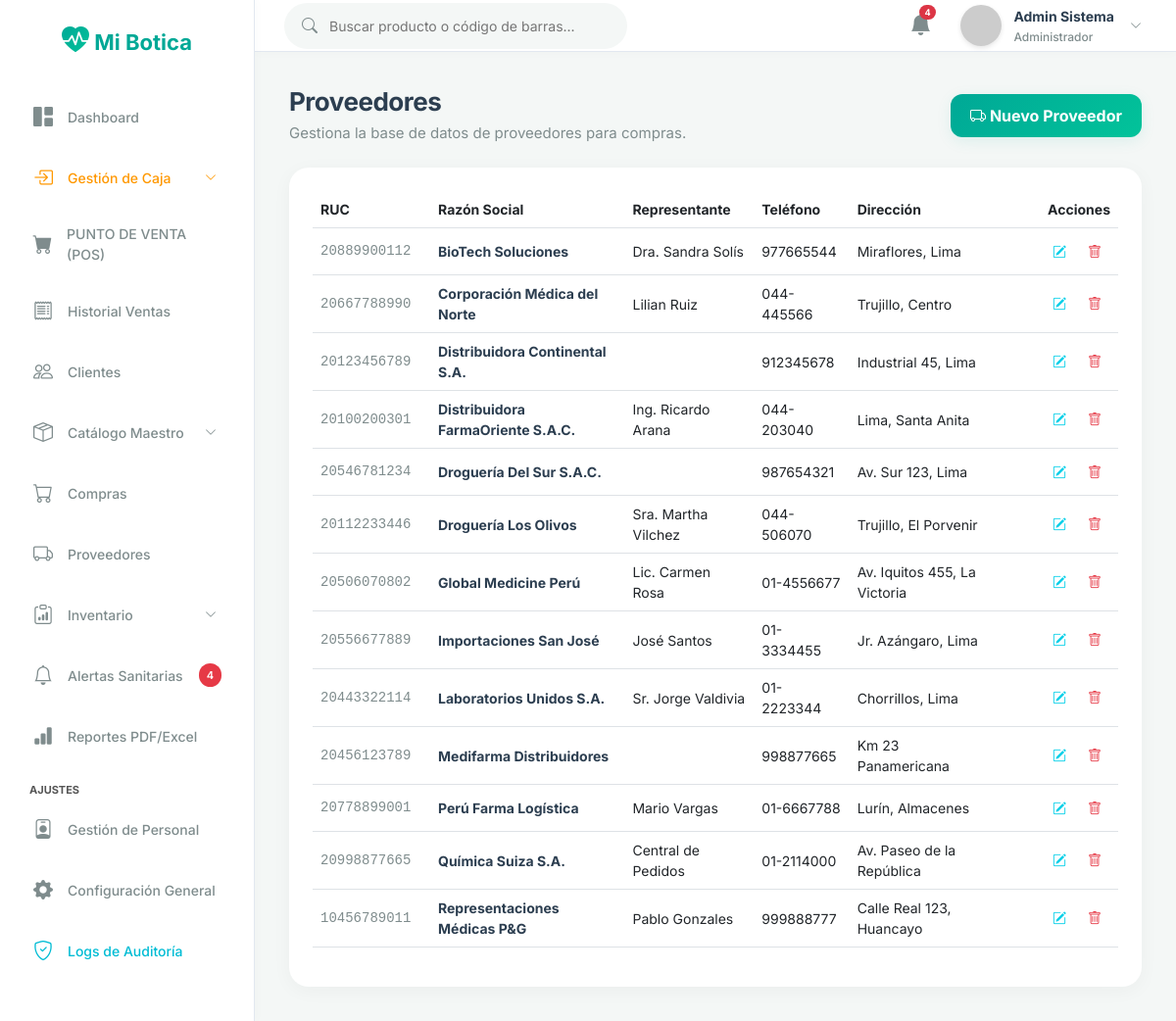
Page /proveedor/index (signed in) on the committed database.
### tables this page shows
CREATE TABLE `proveedores` (
  `id` int NOT NULL AUTO_INCREMENT,
  `ruc` varchar(20) NOT NULL,
  `razon_social` varchar(150) NOT NULL,
  `representante` varchar(150) DEFAULT NULL,
  `telefono` varchar(50) DEFAULT NULL,
  `direccion` varchar(255) DEFAULT NULL,
  `estado` tinyint(1) DEFAULT '1',
  PRIMARY KEY (`id`),
  UNIQUE KEY `ruc` (`ruc`)
);

### app/controllers/ProveedorController.php (called while the page is built, shortened)
<?php
class ProveedorController extends Controller {
    public function index() {
        $modelo = $this->model('Proveedor');
        $proveedores = $modelo->getAll();
        $this->view('proveedores/index', ['title' => 'Proveedores', 'proveedores' => $proveedores]);
    }
}

### app/core/App.php (called while the page is built, shortened)
<?php
class App {
    protected $method = 'login';
    public function __construct() {
        $url = $this->parseUrl();
        if (isset($url[0]) && file_exists('../app/controllers/' . ucfirst($url[0]) . 'Controller.php')) {
            unset($url[0]);
        }
        $this->controller = new $this->controller;
        if (isset($url[1])) {
            if (method_exists($this->controller, $url[1])) {
                $this->method = $url[1];
                unset($url[1]);
            }
        }
        $this->params = $url ? array_values($url) : [];
        call_user_func_array([$this->controller, $this->method], $this->params);
    }
    public function parseUrl() {
        if (isset($_GET['url'])) {
            return explode('/', filter_var(rtrim($_GET['url'], '/'), FILTER_SANITIZE_URL));
        }
        return [];
    }
}

### public/index.php (called while the page is built, shortened)
<?php
require_once '../app/config/database.php';
require_once '../app/core/App.php';
require_once '../app/core/Controller.php';
$app = new App();

### app/models/Proveedor.php (called while the page is built, shortened)
<?php
class Proveedor {
    private $conn;
    public function __construct() {
        $db = new Database();
        $this->conn = $db->getConnection();
    }
    public function getAll() {
        $stmt = $this->conn->prepare("SELECT * FROM proveedores WHERE estado = 1 ORDER BY razon_social");
        $stmt->execute();
        return $stmt->fetchAll(PDO::FETCH_ASSOC);
    }
}

### app/config/database.php (called while the page is built, shortened)
<?php
class Database {
    private $host = "localhost";
    private $db_name = "botica_db";
    private $username = "root";
    private $password = "";
    public function getConnection() {
        $this->conn = null;
        try {
            $this->conn = new PDO("mysql:host=" . $this->host . ";dbname=" . $this->db_name . ";charset=utf8mb4", $this->username, $this->password);
            $this->conn->exec("SET NAMES utf8mb4");
        } catch(PDOException $exception) {
            error_log("Error de conexión a la base de datos: " . $exception->getMessage());
            die("No se pudo conectar con la base de datos. Intente nuevamente más tarde.");
        }
        return $this->conn;
    }
}
?>

### app/views/proveedores/index.php (the view, shortened to what this page needs)
<div class="page-content">
    <div class="d-flex justify-content-between align-items-center mb-4">
        <div>
            <h1 class="page-title">Proveedores</h1>
            <div class="page-subtitle">Gestiona la base de datos de proveedores para compras.</div>
        </div>
        <button class="btn-primary-custom" style="width: auto; padding: 10px 20px;" data-bs-toggle="modal" data-bs-target="#modalProveedor" onclick="nuevoRegistro()">
            <i class="bi bi-truck"></i> Nuevo Proveedor
        </button>
    </div>
    <div class="card-metric">
        <div class="table-responsive">
            <table class="table table-hover align-middle" style="width: 100%; font-size: 14px;">
                <thead>
                    <tr>
                        <th width="120">RUC</th>
                        <th>Razón Social</th>
                        <th>Representante</th>
                        <th>Teléfono</th>
                        <th>Dirección</th>
                        <th width="120" class="text-end">Acciones</th>
                    </tr>
                </thead>
                <tbody>
                    <?php if(empty($data['proveedores'])): ?>
                    <tr><td colspan="6" class="text-center text-muted">No hay datos registrados</td></tr>
                    <?php else: ?>
                    <?php foreach($data['proveedores'] as $prov): ?>
                    <tr>
                        <td style="color:var(--text-secondary); font-family:monospace;"><?php echo htmlspecialchars($prov['ruc'] ?? ''); ?></td>
                        <td style="font-weight:700; color:var(--text-primary);"><?php echo htmlspecialchars($prov['razon_social']); ?></td>
                        <td><?php echo htmlspecialchars($prov['representante'] ?? ''); ?></td>
                        <td><?php echo htmlspecialchars($prov['telefono'] ?? ''); ?></td>
                        <td><?php echo htmlspecialchars($prov['direccion'] ?? ''); ?></td>
                        <td class="text-end">
                            <button class="btn btn-sm" style="color: #00CFE8;" onclick="editarRegistro(<?php echo htmlspecialchars(json_encode($prov)); ?>)">
                                <i class="bi bi-pencil-square"></i>
                            </button>
                            <form action="<?php echo BASE_URL; ?>proveedor/delete/<?php echo $prov['id']; ?>" method="POST" style="display:inline;" onsubmit="return confirm('¿Seguro que deseas eliminar este proveedor?');">
                                <button type="submit" class="btn btn-sm" style="color: var(--danger);">
                                    <i class="bi bi-trash"></i>
                                </button>
                            </form>
                        </td>
                    </tr>
                    <?php endforeach; ?>
                    <?php endif; ?>
                </tbody>
            </table>
        </div>
    </div>
</div>

### public/css/style.css (style rules this page uses)
:root { --bg-dark: #F4F7F6; --bg-card: #FFFFFF; --text-primary: #2C3E50; --text-secondary: #7F8C8D; --accent-primary: #00A896; --accent-hover: #028090; --accent-light: rgba(0, 168, 150, 0.1); --success: #02C39A; --success-bg: rgba(2, 195, 154, 0.1); --danger: #E63946; --danger-bg: rgba(230, 57, 70, 0.1); --warning: #F4A261; --border-color: #E2E8F0; }
body { font-family: 'Inter', sans-serif; background-color: var(--bg-dark); color: var(--text-primary); margin: 0; overflow-x: hidden; }
.page-content { padding: 35px; }
.page-title { font-size: 26px; font-weight: 700; color: var(--text-primary); margin: 0; letter-spacing: -0.5px; }
.page-subtitle { font-size: 15px; color: var(--text-secondary); margin-top: 5px; }
.card-metric { background-color: var(--bg-card); border-radius: 20px; padding: 24px; border: none; box-shadow: 0 4px 20px rgba(0, 0, 0, 0.04); transition: transform 0.3s ease, box-shadow 0.3s ease; }
.btn-primary-custom { width: 100%; padding: 14px; background: linear-gradient(135deg, var(--accent-primary), var(--success)); color: white; border: none; border-radius: 12px; font-size: 16px; font-weight: 700; cursor: pointer; transition: transform 0.2s, box-shadow 0.3s; font-family: 'Inter'; box-shadow: 0 4px 15px var(--accent-light); }

### rows in the picture
proveedores: ruc "20889900112", razon_social "BioTech Soluciones", representante "Dra. Sandra Solís", telefono "977665544", direccion "Miraflores, Lima"
proveedores: ruc "20667788990", razon_social "Corporación Médica del Norte", representante "Lilian Ruiz", telefono "044-445566", direccion "Trujillo, Centro"
proveedores: ruc "20123456789", razon_social "Distribuidora Continental S.A.", telefono "912345678", direccion "Industrial 45, Lima"
proveedores: ruc "20100200301", razon_social "Distribuidora FarmaOriente S.A.C.", representante "Ing. Ricardo Arana", telefono "044-203040", direccion "Lima, Santa Anita"
proveedores: ruc "20546781234", razon_social "Droguería Del Sur S.A.C.", telefono "987654321", direccion "Av. Sur 123, Lima"
proveedores: ruc "20112233446", razon_social "Droguería Los Olivos", representante "Sra. Martha Vilchez", telefono "044-506070", direccion "Trujillo, El Porvenir"
proveedores: ruc "20506070802", razon_social "Global Medicine Perú", representante "Lic. Carmen Rosa", telefono "01-4556677", direccion "Av. Iquitos 455, La Victoria"
proveedores: ruc "20556677889", razon_social "Importaciones San José", representante "José Santos", telefono "01-3334455", direccion "Jr. Azángaro, Lima"
proveedores: ruc "20443322114", razon_social "Laboratorios Unidos S.A.", representante "Sr. Jorge Valdivia", telefono "01-2223344", direccion "Chorrillos, Lima"
proveedores: ruc "20456123789", razon_social "Medifarma Distribuidores", telefono "998877665", direccion "Km 23 Panamericana"
proveedores: ruc "20778899001", razon_social "Perú Farma Logística", representante "Mario Vargas", telefono "01-6667788", direccion "Lurín, Almacenes"
proveedores: ruc "20998877665", razon_social "Química Suiza S.A.", representante "Central de Pedidos", telefono "01-2114000", direccion "Av. Paseo de la República"
proveedores: ruc "10456789011", razon_social "Representaciones Médicas P&G", representante "Pablo Gonzales", telefono "999888777", direccion "Calle Real 123, Huancayo"

### other values in the picture
$_totalNotifs "4"
$_SESSION['nombre'] "Admin Sistema"
$roles[$_SESSION['rol_id'] ?? 1] "Administrador"
